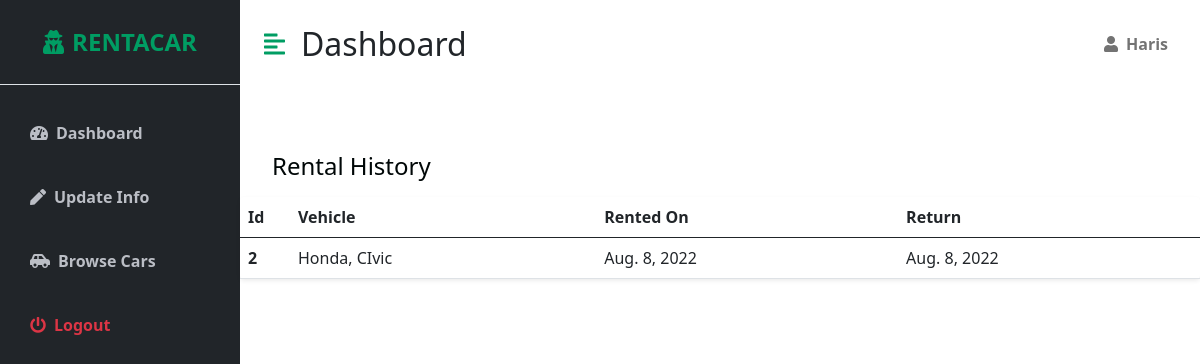
The app's page /account/dashboard/ (signed in), older data.
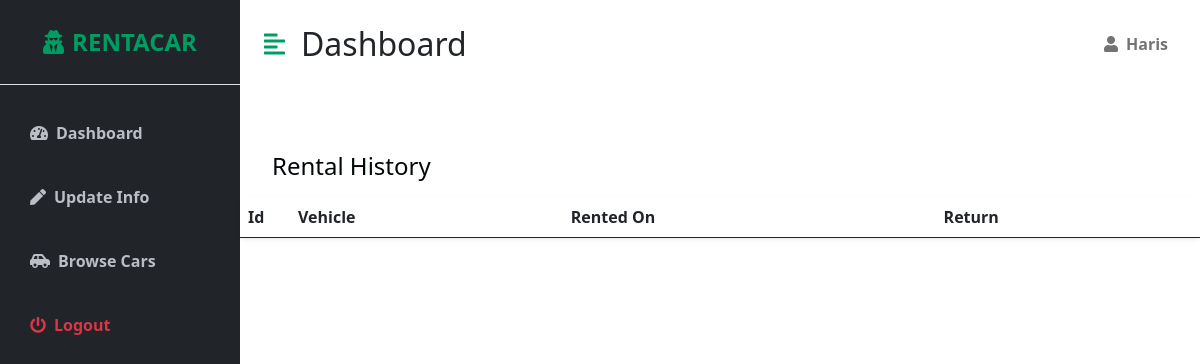
The same page, newer data.
### car/models.py (models this page shows, shortened)
class Reservation(models.Model):
    renter = models.ForeignKey(
        Account, on_delete=models.CASCADE, blank=False, null=False)
    vehicle = models.ForeignKey(Vehicle, on_delete=models.CASCADE, blank=True,
                                null=True)
    reservation_date = models.DateField(
        _("Reservation date"), default=datetime.date.today)
    return_date = models.DateField(
        _("Return date"), default=datetime.date.today)

class Vehicle(models.Model):
    make = models.CharField('Vehicle Make', max_length=50)
    mod = models.CharField('Vehicle Model', max_length=50)
    year = models.CharField('Vehicle Year', max_length=50)
    mile = models.CharField('Vehicle mile', max_length=50, default="")
    trans = models.CharField('Vehicle trans', max_length=50, default="")
    body = models.CharField('Vehicle type', max_length=50, default="")
    color = models.CharField('Vehicle color', max_length=50, default="")
    price = models.DecimalField(
        'Vehicle Price', max_digits=5, decimal_places=2)
    description = models.TextField(blank=True)
    image = models.ImageField(
        upload_to="images/", default="images/default.png")
    interiorImage = models.ImageField(
        upload_to="images/", default="images/default.png")
    secondaryImage = models.ImageField(
        upload_to="images/", default="images/default.png")
    slug = models.SlugField(max_length=255, default=0)

### account/views.py (the view)
# urls.py: path('dashboard/', views.dashboard, name='dashboard'),
def dashboard(request):
    if request.user.is_authenticated:
        user = request.user
        reservations = Reservation.objects.filter(renter_id=user.id)
        return render(request, 'dashboard/dashboard.html', {'user': user, 'reservations': reservations})
    else:
        return render(request, 'invalidpage.html')

### account/templates/dashboard/dashboard.html (shortened to what this page needs)
{% extends 'dashboard/dashboard_base.html'%}
{% block content %}
<div id="page-content-wrapper">
    <nav class="navbar navbar-expand-lg navbar-light bg-transparent py-4 px-4">
        <div class="d-flex align-items-center">
            <i class="fas fa-align-left primary-text fs-4 me-3" id="menu-toggle"></i>
            <h2 class="fs-2 m-0">Dashboard</h2>
        </div>
        <ul class="navbar-nav ms-auto mb-2 mb-lg-0">
            <li class="nav-item dropdown">
                <a class="nav-link   second-text fw-bold" href="#" id="navbarDropdown" role="button"
                    data-bs-toggle="dropdown" aria-expanded="false">
                    <i class="fas fa-user me-2"></i>{{ user.username }}
                </a>
            </li>
        </ul>
    </nav>
    <div class="row my-5">
        <h3 class="fs-4 mb-3">Rental History</h3>
        <div class="col">
            <table class="table bg-white rounded shadow-sm  table-hover">
                <thead>
                    <tr>
                        <th scope="col" width="50">Id</th>
                        <th scope="col">Vehicle</th>
                        <th scope="col">Rented On</th>
                        <th scope="col">Return</th>
                    </tr>
                </thead>
                <tbody>
                    <div>
                        {% for reservation in reservations %}
                        <tr>
                            <th scope="row">{{reservation.id}}</th>
                            <td>{{ reservation.vehicle.make }}, {{reservation.vehicle.mod}}</td>
                            <td>{{ reservation.reservation_date }}</td>
                            <td>{{ reservation.return_date }}</td>
                        </tr>
                        {% endfor %}
                    </div>
                </tbody>
            </table>
        </div>
        {% endblock %}

Row changes from the older to the newer data that the page shows:
removed Reservation: id "2", vehicle.make "Honda", vehicle.mod "CIvic", reservation_date "Aug. 8, 2022", return_date "Aug. 8, 2022"
